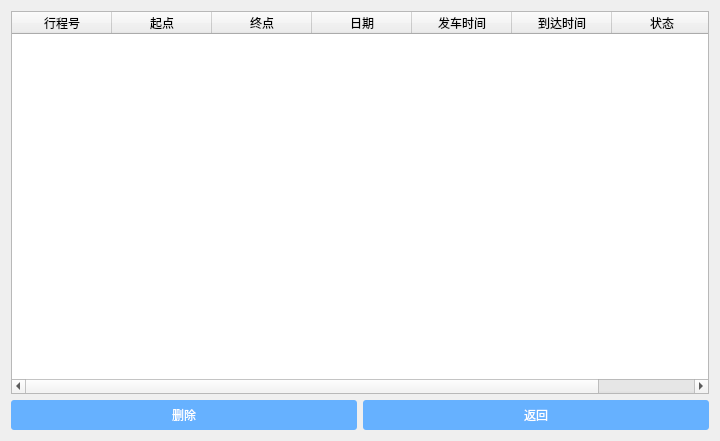
<?xml version="1.0" encoding="UTF-8"?>
<ui version="4.0">
 <class>hisorder</class>
 <widget class="QWidget" name="hisorder">
  <property name="geometry">
   <rect>
    <x>0</x>
    <y>0</y>
    <width>720</width>
    <height>441</height>
   </rect>
  </property>
  <property name="windowTitle">
   <string>Form</string>
  </property>
  <layout class="QGridLayout" name="gridLayout">
   <item row="0" column="0" colspan="2">
    <widget class="QTableWidget" name="tableWidget">
     <column>
      <property name="text">
       <string>行程号</string>
      </property>
     </column>
     <column>
      <property name="text">
       <string>起点</string>
      </property>
     </column>
     <column>
      <property name="text">
       <string>终点</string>
      </property>
     </column>
     <column>
      <property name="text">
       <string>日期</string>
      </property>
     </column>
     <column>
      <property name="text">
       <string>发车时间</string>
      </property>
     </column>
     <column>
      <property name="text">
       <string>到达时间</string>
      </property>
     </column>
     <column>
      <property name="text">
       <string>状态</string>
      </property>
     </column>
    </widget>
   </item>
   <item row="1" column="0">
    <widget class="QPushButton" name="btn_delete">
     <property name="minimumSize">
      <size>
       <width>60</width>
       <height>30</height>
      </size>
     </property>
     <property name="styleSheet">
      <string notr="true">QPushButton#btn_delete{background:#66b1ff;color:#FFFFFF;border-radius:3px;}
QPushButton#btn_back:pressed{background:#3a8ee6;color:#FFFFFF}
</string>
     </property>
     <property name="text">
      <string>删除</string>
     </property>
    </widget>
   </item>
   <item row="1" column="1">
    <widget class="QPushButton" name="btn_back">
     <property name="minimumSize">
      <size>
       <width>60</width>
       <height>30</height>
      </size>
     </property>
     <property name="styleSheet">
      <string notr="true">QPushButton#btn_back{background:#66b1ff;color:#FFFFFF;border-radius:3px;}
QPushButton#btn_back:pressed{background:#3a8ee6;color:#FFFFFF}
</string>
     </property>
     <property name="text">
      <string>返回</string>
     </property>
    </widget>
   </item>
  </layout>
 </widget>
 <resources/>
 <connections/>
</ui>
